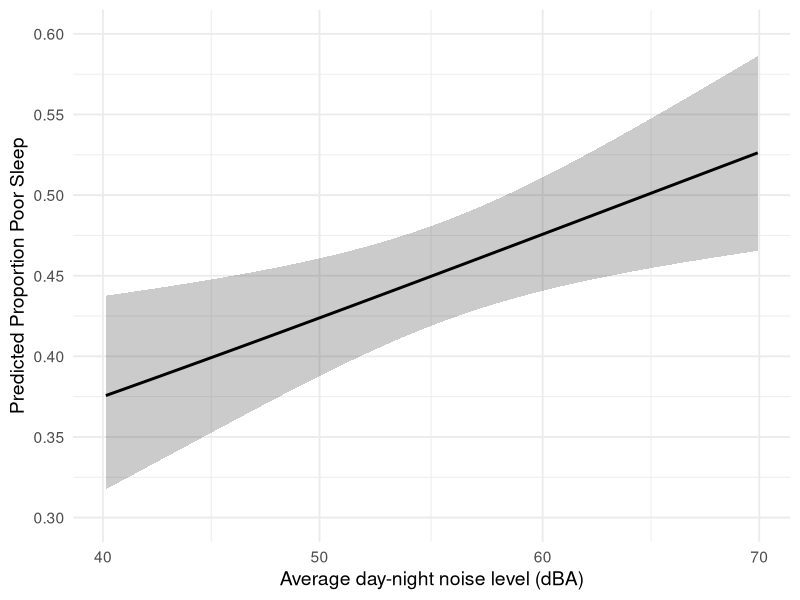
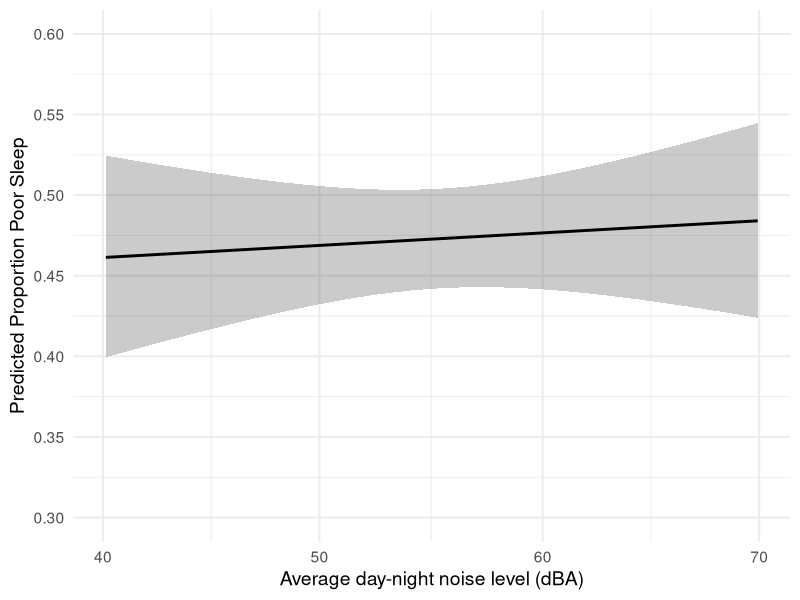
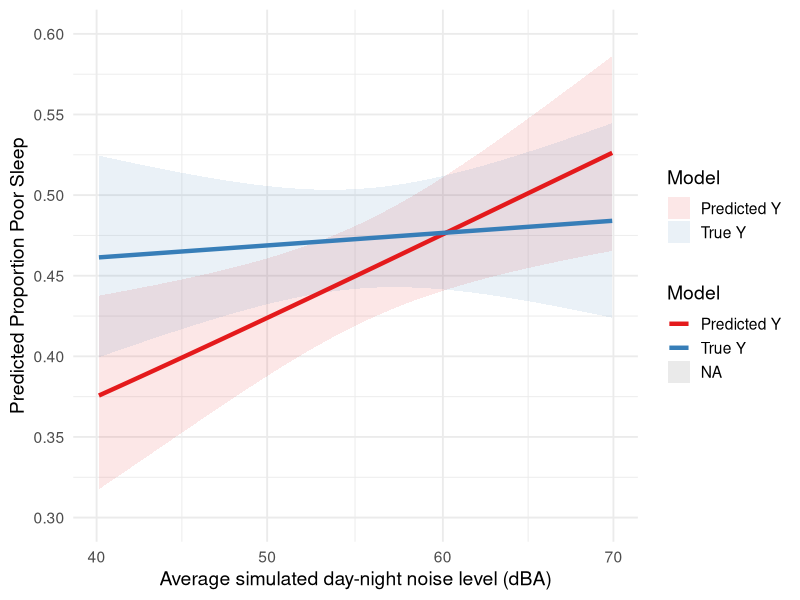

Generate these figures, in order, with R:
library(tidyverse)
expit <- function(x) { exp(x)/(1+exp(x)) }

set.seed(1) #this seed gives good contrast between Ypred and Y

##########################################################################

# First setting:
# When there is no association between X and Y there can be an apparent association between X and Ypred

##########################################################################
	
# Generate auxiliary data 

	N<-10000

	#Generate exposure 
		
		Exposure<-runif(N,40,70)

	# Generate non-collider covariates that will predict Y
	
		Homeowner<-rbinom(N,1,.52)
		Population<-rnorm(N,3976,6765)
		NO2<-rnorm(N,10.1,4.5)
		PM25<-rnorm(N,9.1,1.9)	
		
	# Generate collider covariates to go into Ypred model
		# Poverty is strong collider between Homeowner and Exposure

		PovertyPredictor<-(1-Homeowner)*Exposure+.1*(Homeowner)*Exposure
		Poverty<-rbinom(N,1,PovertyPredictor/max(PovertyPredictor))
		
		Race<-rmultinom(N,1,prob=c(.2,.45,1-.65))
   		White<-Race[2,]
		Black<-Race[1,]
		Female<-rbinom(N,1,.45)
		Old<-rbinom(N,1,.05)

	#Generate Y based on Homeowner but not Poverty so that the path between Exposure and Y is collided
             
    	   	Y<-rbinom(N,1,(1-Homeowner)*.7+Homeowner*.3)
    
	#Save data
    
   	 	auxiliarydata<-as.data.frame(cbind(Y,Exposure,Population,NO2,PM25,Poverty,Black,White,Female, Old))
    
    
#Overwrite this to generate analysis data 

	N<-1000
	
	#Generate exposure 
	
		Exposure<-runif(N)

	# Generate non-collider covariates that will predict Y
	
		Homeowner<-rbinom(N,1,.52)
		Population<-rnorm(N,3976,6765)
		NO2<-rnorm(N,10.1,4.5)
		PM25<-rnorm(N,9.1,1.9)	
		
	# Generate collider covariates to go into Ypred model
		# Poverty is strong collider between Homeowner and Exposure

		PovertyPredictor<-(1-Homeowner)*Exposure+.1*(Homeowner)*Exposure
		Poverty<-rbinom(N,1,PovertyPredictor/max(PovertyPredictor))
		
		Race<-rmultinom(N,1,prob=c(.2,.45,1-.65))
   		White<-Race[2,]
		Black<-Race[1,]
		Female<-rbinom(N,1,.45)
		Old<-rbinom(N,1,.05)

	#Generate Y based on Homeowner but not Poverty so that the path between Exposure and Y is collided
             
    	   	Y<-rbinom(N,1,(1-Homeowner)*.7+Homeowner*.3)

    
	#Save data
    
   	 	analysisdata<-as.data.frame(cbind(Y,Exposure,Population,NO2,PM25,Poverty,Black,White,Female, Old))
    
  

# Create analysis data outcome variable

	#Predict Y using auxiliary data

		Model1<-glm(Y~Poverty+Black+White+Female+Old, family=binomial, data=auxiliarydata)
		
	#Get fitted values for analysis data
		
		Ypred<-predict(Model1,newdata=analysisdata,type="response")
			

#Analyze data

	# Unadjusted model shows strong association
	
	p1<-glm(Ypred~Exposure, data=analysisdata, family=binomial())		
	summary(p1)
	
	# Using Y instead of Ypred, the true association is null
	
	p1true<-glm(Y~Exposure, data=analysisdata, family=binomial())		
	summary(p1true)


# Make Figure using Joan's code
# Joan will layer the picture for p1 over the picture for p1true

# Figure using Ypred

	hyp_newdata1b <- with(analysisdata, data.frame(Exposure))
                                            
	hyp_newdata2b <- cbind(hyp_newdata1b, predict(p1, newdata = hyp_newdata1b, 
                                              type = "link", se = TRUE))
	hyp_newdata2b <- within(hyp_newdata2b, {
			  PredictedProb <- plogis(fit)
			  LL <- plogis(fit - (1.96 * se.fit))
			  UL <- plogis(fit + (1.96 * se.fit))
			})


		ggplot(hyp_newdata2b, aes(x = Exposure, y = PredictedProb)) + 
		geom_ribbon(aes(ymin = LL, ymax = UL), alpha = 0.25) + 
 		geom_line(aes(), size = 1) +
		scale_y_continuous("Predicted Proportion Poor Sleep", breaks = c(.3,.35, .4 ,.45, .5, .55,.6), limits=c(.3, .6)) +
		theme_minimal(base_size = 14) +
		scale_x_continuous("Average day-night noise level (dBA)",breaks=c(0,0.33,0.67,1),labels=c("40","50","60","70"))
		
		
# Figure using the true Y 

	hyp_newdata1c <- with(analysisdata, data.frame(Exposure))
                                            
	hyp_newdata2c <- cbind(hyp_newdata1c, predict(p1true, newdata = hyp_newdata1c, 
                                              type = "link", se = TRUE))
	hyp_newdata2c <- within(hyp_newdata2c, {
			  PredictedProb <- plogis(fit)
			  LL <- plogis(fit - (1.96 * se.fit))
			  UL <- plogis(fit + (1.96 * se.fit))
			})

		ggplot(hyp_newdata2c, aes(x = Exposure, y = PredictedProb)) + 
		geom_ribbon(aes(ymin = LL, ymax = UL), alpha = 0.25) + 
 		geom_line(aes(), size = 1) +
		scale_y_continuous("Predicted Proportion Poor Sleep", breaks = c(.3,.35, .4 ,.45, .5, .55,.6), limits=c(.3, .6)) +
		theme_minimal(base_size = 14) +
		scale_x_continuous("Average day-night noise level (dBA)",breaks=c(0,0.33,0.67,1),labels=c("40","50","60","70"))
	
		
#Together truth and predicted for scenario 1
hyp_newdata2c$TrueY <- 1
hyp_newdata2b$TrueY <- 0
hyp_newdata2d <- rbind(hyp_newdata2b,hyp_newdata2c)

#Plot
a <-ggplot(hyp_newdata2d, aes(x = Exposure, y = PredictedProb, 
                          group = factor(TrueY), color = factor(TrueY), fill = factor(TrueY))) + 
  geom_ribbon(aes(ymin = LL, ymax = UL, fill = factor(TrueY), color = NA), alpha = 0.1) + 
  geom_line(aes(color = factor(TrueY)), size = 1.5) +
  scale_color_brewer("Model", palette="Set1", labels = c("Predicted Y","True Y")) +
  scale_fill_brewer("Model", palette="Set1", labels = c("Predicted Y","True Y"))+
  scale_y_continuous("Predicted Proportion Poor Sleep", breaks = c(.3,.35, .4 ,.45, .5, .55,.6), limits=c(.3, .6)) +
  theme_minimal(base_size = 14) +
  scale_x_continuous("Average simulated day-night noise level (dBA)",breaks=c(0,0.33,0.67,1),labels=c("40","50","60","70"))

#Save plot
tiff(filename = "/Users/joancasey/Documents/Columbia/RMF/Urban_Institute/Scenario1_Pred_True_Y.tiff", type = "cairo" ,  res=300, height = 5, width = 6, units = "in")
		  ggplot(hyp_newdata2d, aes(x = Exposure, y = PredictedProb, 
		                            group = factor(TrueY), color = factor(TrueY), fill = factor(TrueY))) + 
		  geom_ribbon(aes(ymin = LL, ymax = UL, fill = factor(TrueY), color = NA), alpha = 0.1) + 
		  geom_line(aes(color = factor(TrueY)), size = 1.5) +
		  scale_color_brewer("Model", palette="Set1", labels = c("Predicted Y","True Y")) +
		  scale_fill_brewer("Model", palette="Set1", labels = c("Predicted Y","True Y"))+
		  scale_y_continuous("Predicted Proportion Poor Sleep", breaks = c(.3,.35, .4 ,.45, .5, .55,.6), limits=c(.3, .6)) +
		  theme_minimal(base_size = 14) +
		  scale_x_continuous("Average simulated day-night noise level (dBA)",breaks=c(0,0.33,0.67,1),labels=c("40","50","60","70"))
dev.off()


		

